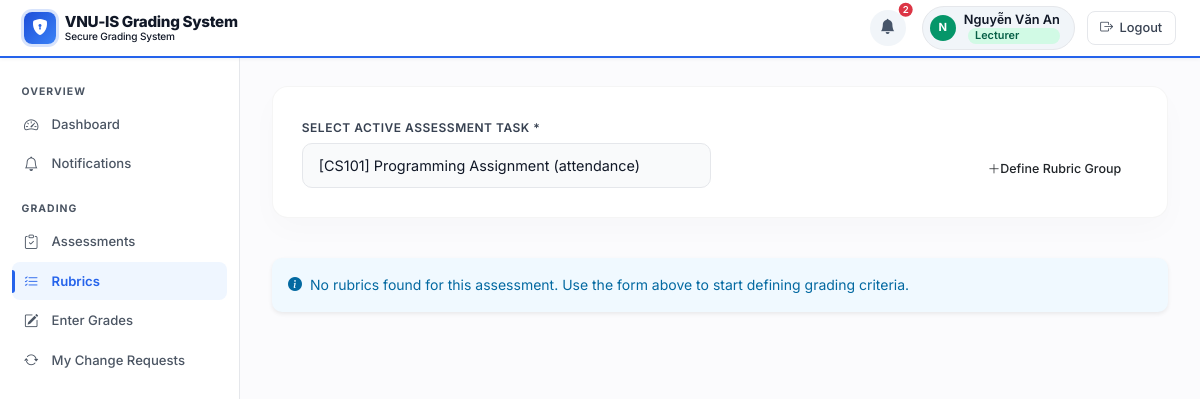
The page /index.php?page=rubrics (signed in) on the database as committed earlier.
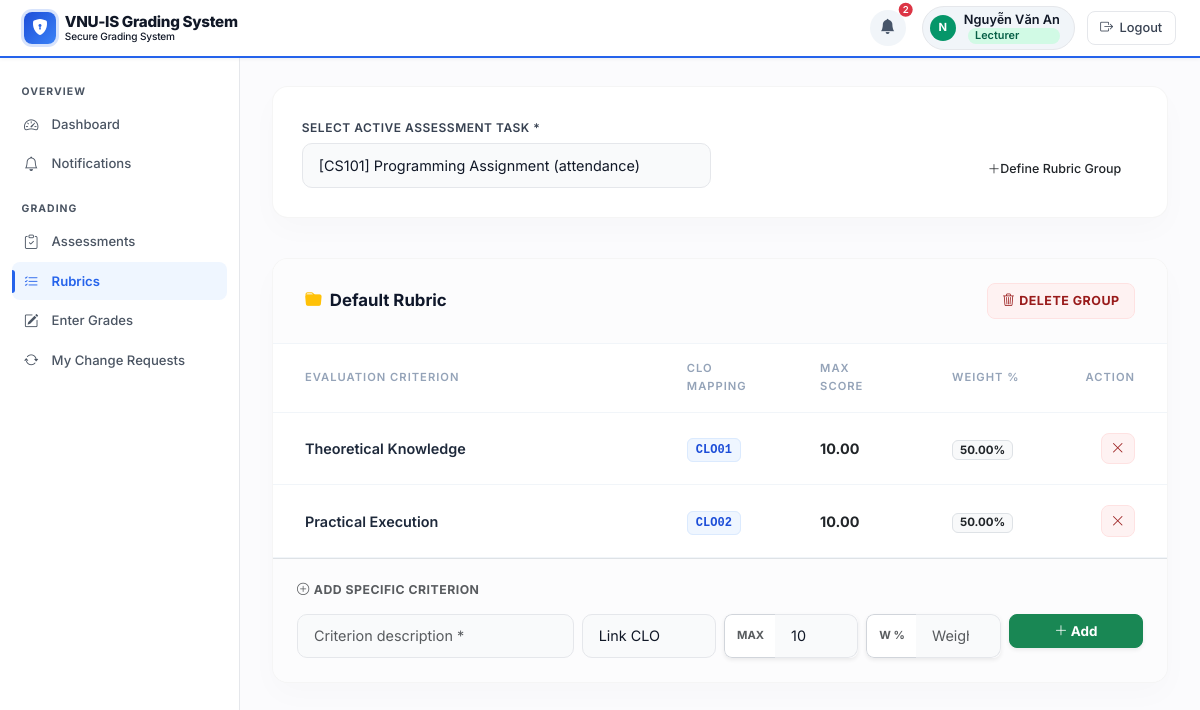
The same page on the database as committed later.
### tables this page shows
CREATE TABLE `rubrics` (
  `id` int(11) NOT NULL,
  `assessment_id` int(11) NOT NULL,
  `name` varchar(255) NOT NULL,
  `created_at` timestamp NOT NULL DEFAULT current_timestamp()
);

CREATE TABLE `rubric_criteria` (
  `id` int(11) NOT NULL,
  `rubric_id` int(11) NOT NULL,
  `clo_id` int(11) DEFAULT NULL,
  `description` text NOT NULL,
  `max_score` decimal(5,2) NOT NULL DEFAULT 10.00,
  `weight_percent` decimal(5,2) NOT NULL DEFAULT 0.00,
  `created_at` timestamp NOT NULL DEFAULT current_timestamp()
);

CREATE TABLE `clos` (
  `id` int(11) NOT NULL,
  `subject_id` int(11) NOT NULL,
  `code` varchar(20) NOT NULL,
  `description` text NOT NULL,
  `created_at` timestamp NOT NULL DEFAULT current_timestamp()
);

### classes/database.php (called while the page is built, shortened)
<?php
class Database {
    private static $instance = null;
    private $pdo;
    private function __construct() {
        try {
            $dsn = "mysql:host=" . DB_HOST . ";dbname=" . DB_NAME . ";charset=" . DB_CHARSET;
            $this->pdo = new PDO($dsn, DB_USER, DB_PASS, [
                PDO::ATTR_ERRMODE            => PDO::ERRMODE_EXCEPTION,
                PDO::ATTR_DEFAULT_FETCH_MODE => PDO::FETCH_ASSOC,
                PDO::ATTR_EMULATE_PREPARES   => false,
            ]);
        } catch (PDOException $e) {
            die("Database connection failed: " . $e->getMessage());
        }
    }
    public static function getInstance() {
        if (self::$instance === null) {
            self::$instance = new Database();
        }
        return self::$instance;
    }
    public function __get($name) {
        if ($name === 'pdo') return $this->pdo;
        return null;
    }
}

### includes/core.php (called while the page is built, shortened)
<?php
require_once __DIR__ . '/../classes/database.php';
function db(): PDO {
    return Database::getInstance()->pdo;
}
function qAll(string $sql, array $p = []): array {
    $s = db()->prepare($sql); $s->execute($p); return $s->fetchAll();
}
function uid(): int          { return (int)($_SESSION['user_id'] ?? 0); }

### models/RubricModel.php (called while the page is built, shortened)
<?php
class RubricModel {
    public static function getRubricsForAssessment(int $assessmentId): array {
        return qAll("SELECT * FROM rubrics WHERE assessment_id=? ORDER BY id", [$assessmentId]);
    }
    public static function getCriteriaForRubric(int $rubricId): array {
        return qAll("SELECT rc.*, c.code as clo_code
                     FROM rubric_criteria rc
                     LEFT JOIN clos c ON rc.clo_id=c.id
                     WHERE rc.rubric_id=?
                     ORDER BY rc.id", [$rubricId]);
    }
}

### view/rubrics.php (the view, shortened to what the rows shown need)
<?php
function pageRUBRICS(
    array $assessments = [],
    int $filterAid = 0,
    ?array $selAssess = null,
    array $rubrics = [],
    array $clos = []
): void {
    foreach ($rubrics as $rubric) {
        $criteria = RubricModel::getCriteriaForRubric((int)$rubric['id']);
        echo "<div class='rubric-master-card'>";
        echo "<div class='rubric-header-bar'>";
        echo "<div class='rubric-title-text'><i class='bi bi-folder-fill text-warning me-2'></i>" . h($rubric['name']) . "</div>";
        echo "<form method='POST' onsubmit='return confirm(\"Delete this entire rubric group and all its criteria?\")'><input type='hidden' name='csrf_token' value='" . Auth::getCsrfToken() . "'><input type='hidden' name='_action' value='rubric_delete'><input type='hidden' name='id' value='{$rubric['id']}'><input type='hidden' name='assessment_id' value='$filterAid'><button class='action-link-premium delete'><i class='bi bi-trash3 me-1'></i> Delete Group</button></form>";
        echo "</div>";
        echo "<div class='card-body p-0'>";
        if ($criteria) {
            echo "<table class='criteria-table'><thead><tr><th style='width:45%'>Evaluation Criterion</th><th style='width:15%'>CLO Mapping</th><th style='width:15%'>Max Score</th><th style='width:15%'>Weight %</th><th style='text-align:right'>Action</th></tr></thead><tbody>";
            foreach ($criteria as $rc) {
                $cloB = $rc['clo_code'] ? "<span class='clo-tag'>{$rc['clo_code']}</span>" : "<span class='text-muted opacity-50'>—</span>";
                echo "<tr>";
                echo "<td><div class='fw-semibold' style='color:#1e293b'>".h($rc['description'])."</div></td>";
                echo "<td>$cloB</td>";
                echo "<td><span class='fw-bold text-dark'>{$rc['max_score']}</span></td>";
                echo "<td><span class='badge bg-light text-dark border fw-bold'>{$rc['weight_percent']}%</span></td>";
                echo "<td style='text-align:right'>";
                echo "<form method='POST' onsubmit='return confirm(\"Remove this criterion?\")'><input type='hidden' name='csrf_token' value='" . Auth::getCsrfToken() . "'><input type='hidden' name='_action' value='criterion_delete'><input type='hidden' name='id' value='{$rc['id']}'><input type='hidden' name='assessment_id' value='$filterAid'><button type='submit' class='action-link-premium delete' style='padding:0.3rem 0.6rem'><i class='bi bi-x-lg'></i></button></form>";
                echo "</td></tr>";
            }
            echo "</tbody></table>";
        } else {
            echo "<div class='text-center py-4 text-muted small'>No criteria defined for this group yet.</div>";
        }
        echo "<div class='p-4 border-top' style='background: #fcfcfd'>";
        echo "<h6 class='small fw-bold text-uppercase text-muted mb-3' style='letter-spacing:0.5px'><i class='bi bi-plus-circle me-1'></i>Add Specific Criterion</h6>";
        echo "<form method='POST' class='row g-2'><input type='hidden' name='csrf_token' value='" . Auth::getCsrfToken() . "'><input type='hidden' name='_action' value='criterion_add'><input type='hidden' name='rubric_id' value='{$rubric['id']}'><input type='hidden' name='assessment_id' value='$filterAid'>";
        echo "<div class='col-md-4'><input type='text' name='description' class='form-control academic-field-input' placeholder='Criterion description *' required></div>";
        echo "<div class='col-md-2'><select name='clo_id' class='form-select academic-field-select'><option value=''>Link CLO</option>";
        echo "</select></div>";
        echo "<div class='col-md-2'><div class='input-group shadow-sm rounded-3 overflow-hidden'><span class='input-group-text bg-white border-end-0 small fw-bold text-muted' style='font-size:0.7rem'>MAX</span><input type='number' name='max_score' class='form-control academic-field-input border-start-0' placeholder='Score' min='0.01' step='0.01' value='10' required></div></div>";
        echo "<div class='col-md-2'><div class='input-group shadow-sm rounded-3 overflow-hidden'><span class='input-group-text bg-white border-end-0 small fw-bold text-muted' style='font-size:0.7rem'>W %</span><input type='number' name='weight_percent' class='form-control academic-field-input border-start-0' placeholder='Weight' min='0.01' max='100' step='0.01' required></div></div>";
        echo "<div class='col-md-2'><button type='submit' class='btn btn-success w-100 fw-bold rounded-3 shadow-sm'><i class='bi bi-plus-lg'></i> Add</button></div>";
        echo "</form></div>";
        echo "</div></div>";
    }
}

Rows that differ between the two databases and show on the page:
added rubrics: name "Default Rubric"
added rubric_criteria: description "Theoretical Knowledge", clo.code "CLO01", max_score "10.00", weight_percent "50.00"
added rubric_criteria: description "Practical Execution", clo.code "CLO02", max_score "10.00", weight_percent "50.00"
Other text that changed with them:
text no longer shown: "No rubrics found for this assessment. Use the form above to start defining grading criteria."
